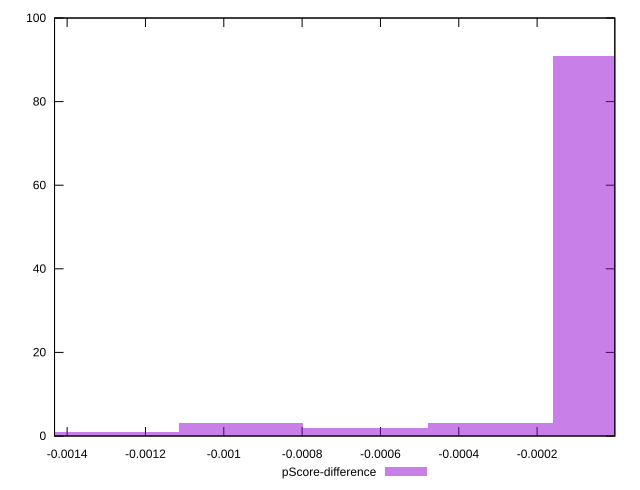

This figure's gnuplot source:
reset

$pScoreDifference <<EOF
0 91
-0.001274531114065292 1
-0.000955898335548969 3
-0.000318632778516323 3
-0.000637265557032646 2
EOF

set key outside below
set boxwidth 0.000318632778516323
set xrange [-0.0014321749484478286:-0.0000015665732386871412]
set yrange [0:100]
set trange [0:100]
set style fill transparent solid 0.5 noborder
set terminal svg size 640, 490 enhanced background rgb 'white'
set output "report_00017_2021-02-10T15-08-03.406Z/bootup-time/samples/pages+cached+noadtech+nomedia+nocss/pScore-difference/histogram.svg"

plot $pScoreDifference title "pScore-difference" with boxes

reset
